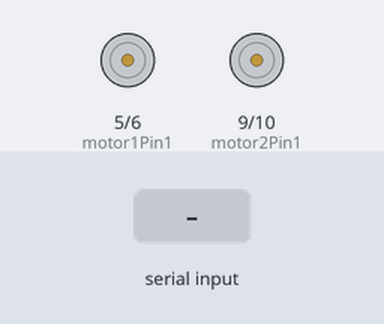
A sketch run on a simulated Arduino Uno, built with avr-gcc and run on an emulated ATmega328P. Parts: motor-driver pin pairs drawn as motors (green arrow = first pin HIGH = forward, orange = second pin HIGH = backward, longer = more drive). Inputs (shaded band) come from the test bench.

Above: at 1.2 s.
1.3 s: "F" received over the second serial link
At 1.8 s:
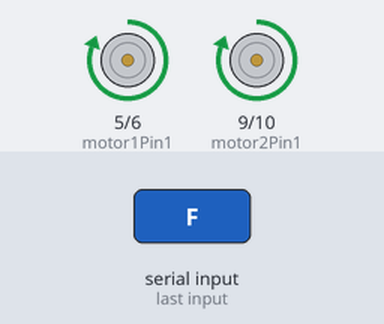
2.8 s: "B" received over the second serial link
At 4.0 s:
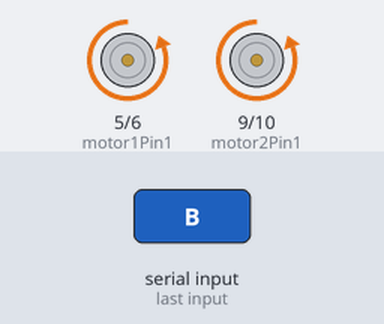
4.3 s: "L" received over the second serial link
At 5.3 s:
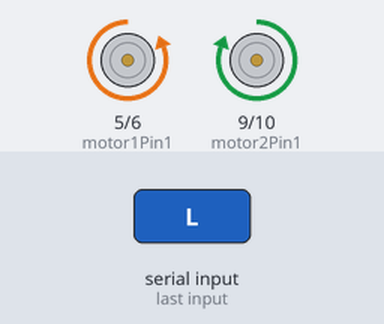
5.8 s: "R" received over the second serial link
At 6.4 s:
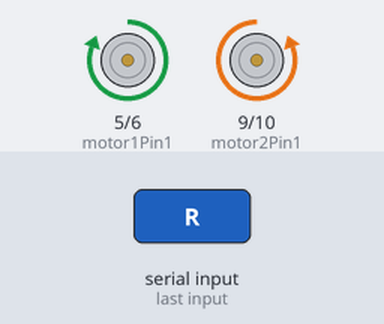
7.3 s: "S" received over the second serial link
At 8.7 s:
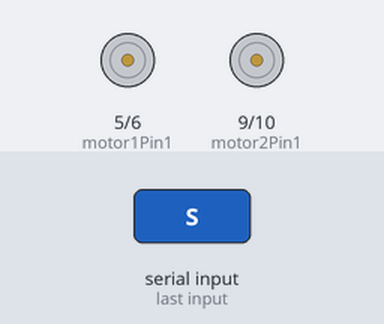
Timing chart, 0 to 9.8 s (numbered marks = the images above; inputs shaded):
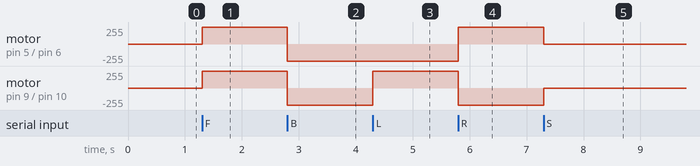

Measured:
- after the input at 1.3 s, motor on pin 5 (motor1Pin1) / pin 6 (motor1Pin2), motor on pin 9 (motor2Pin1) / pin 10 (motor2Pin2): stopped → forward 255/255 at once
- after the input at 2.8 s, motor on pin 5 (motor1Pin1) / pin 6 (motor1Pin2), motor on pin 9 (motor2Pin1) / pin 10 (motor2Pin2): forward 255/255 → backward 255/255 at once
- after the input at 4.3 s, motor on pin 9 (motor2Pin1) / pin 10 (motor2Pin2): backward 255/255 → forward 255/255 at once
- after the input at 5.8 s, motor on pin 5 (motor1Pin1) / pin 6 (motor1Pin2): backward 255/255 → forward 255/255 at once; motor on pin 9 (motor2Pin1) / pin 10 (motor2Pin2): forward 255/255 → backward 255/255 at once
- after the input at 7.3 s, motor on pin 5 (motor1Pin1) / pin 6 (motor1Pin2): forward 255/255 → stopped at once; motor on pin 9 (motor2Pin1) / pin 10 (motor2Pin2): backward 255/255 → stopped at once

The sketch:

RC.ino
```cpp
#include <SoftwareSerial.h>

// Create a software serial object to communicate with the Bluetooth module
SoftwareSerial bluetooth(2, 3); // RX, TX

// Motor pins
const int motor1Pin1 = 5;
const int motor1Pin2 = 6;
const int motor2Pin1 = 9;
const int motor2Pin2 = 10;

void setup() {
  // Set the motor pins as outputs
  pinMode(motor1Pin1, OUTPUT);
  pinMode(motor1Pin2, OUTPUT);
  pinMode(motor2Pin1, OUTPUT);
  pinMode(motor2Pin2, OUTPUT);

  // Initialize the software serial communication with the Bluetooth module
  bluetooth.begin(9600);
}

void loop() {
  // Read data from the Bluetooth module
  if (bluetooth.available() > 0) {
    int data = bluetooth.read();

    // If the received data is 'F', move the car forward
    if (data == 'F') {
      digitalWrite(motor1Pin1, HIGH);
      digitalWrite(motor1Pin2, LOW);
      digitalWrite(motor2Pin1, HIGH);
      digitalWrite(motor2Pin2, LOW);
    }

    // If the received data is 'B', move the car backward
    else if (data == 'B') {
      digitalWrite(motor1Pin1, LOW);
      digitalWrite(motor1Pin2, HIGH);
      digitalWrite(motor2Pin1, LOW);
      digitalWrite(motor2Pin2, HIGH);
    }

    // If the received data is 'L', turn the car left
    else if (data == 'L') {
      digitalWrite(motor1Pin1, LOW);
      digitalWrite(motor1Pin2, HIGH);
      digitalWrite(motor2Pin1, HIGH);
      digitalWrite(motor2Pin2, LOW);
    }

    // If the received data is 'R', turn the car right
    else if (data == 'R') {
      digitalWrite(motor1Pin1, HIGH);
      digitalWrite(motor1Pin2, LOW);
      digitalWrite(motor2Pin1, LOW);
      digitalWrite(motor2Pin2, HIGH);
    }

    // If the received data is 'S', stop the car
    else if (data == 'S') {
      digitalWrite(motor1Pin1, LOW);
      digitalWrite(motor1Pin2, LOW);
      digitalWrite(motor2Pin1, LOW);
      digitalWrite(motor2Pin2, LOW);
    }
  }
}
```
